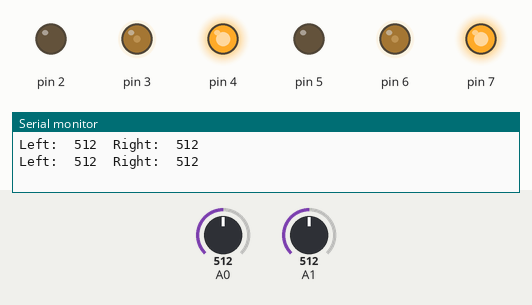
Simulated run of this sketch. Board: Arduino Uno, built with avr-gcc and run on an emulated ATmega328P. On the bench: output pins drawn as LEDs (lit = HIGH), the last lines printed to the serial monitor. Inputs (shaded band) come from the test bench; at power-on: A0 = 512, A1 = 512.

Above: at 1.8 s.
1.9 s: A0 set to 418
3.4 s: A0 set to 393
At 4.4 s:
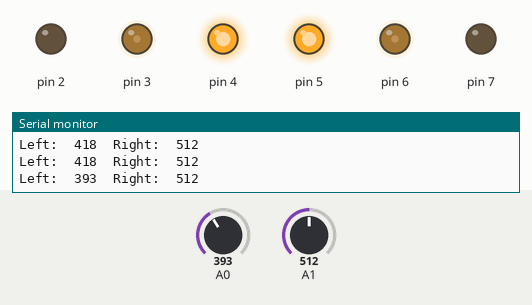
5.5 s: A0 set to 410
At 7.2 s:
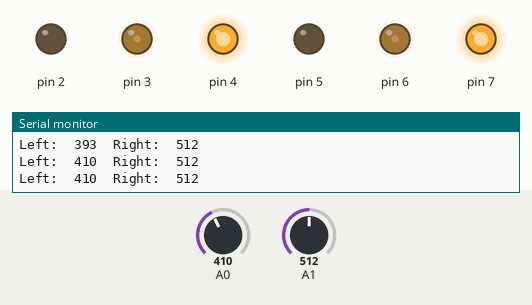
7.5 s: A1 set to 419
9.2 s: A1 set to 382
At 10.3 s:
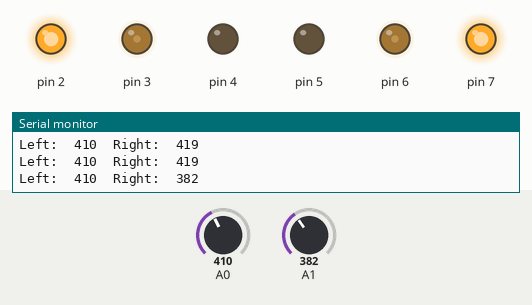
11.5 s: A1 set to 410
At 13.1 s:
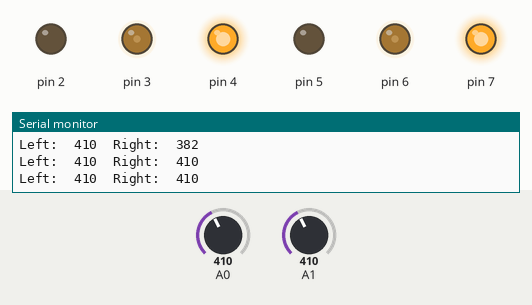
Timing chart, 0 to 14.5 s (numbered marks = the images above; inputs shaded):
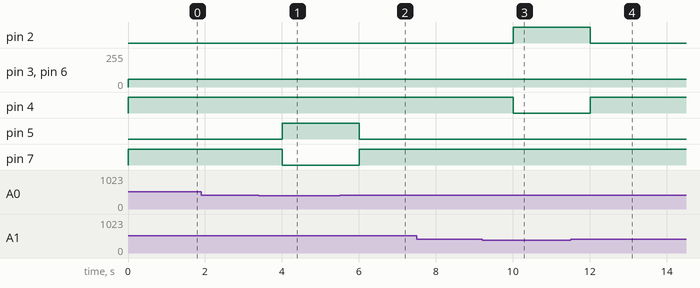

The sketch:

line_light_follower.ino
```cpp
// C++ code
//
int sensor_left,sensor_right;
void setup()
{
  for(int i=2;i<=7;i++){
    pinMode(i,OUTPUT);
  }
  Serial.begin(9600);
}

void loop(){
  sensor_left = analogRead(A0);
  sensor_right = analogRead(A1);
  Serial.println();
  Serial.print("Left:\t");
  Serial.print(sensor_left);
  Serial.print("\tRight:\t");
  Serial.print(sensor_right);
  if(sensor_left>=0 && sensor_left<=400){
    left();
    //Serial.print("Left");
  }
  else if(sensor_right>=0 && sensor_right<=400){
      right();
      //Serial.print("Right");
    }
    else{
      front();
      //Serial.print("Front");
    }
  delay(1000);
}

void front(){
  digitalWrite(2,LOW);
  digitalWrite(4,HIGH);
  analogWrite(3,60);
  digitalWrite(5,LOW);
  digitalWrite(7,HIGH);
  analogWrite(6,60);
}
void left(){
  digitalWrite(2,LOW);
  digitalWrite(4,HIGH);
  analogWrite(3,60);
  digitalWrite(5,HIGH);
  digitalWrite(7,LOW);
  analogWrite(6,60);
}
void right(){
  digitalWrite(2,HIGH);
  digitalWrite(4,LOW);
  analogWrite(3,60);
  digitalWrite(5,LOW);
  digitalWrite(7,HIGH);
  analogWrite(6,60);
}
```

Measured:
- the behaviour switches between 401 and 400 on A0 (found by bisection; images 0 and 1)
- the behaviour switches between 401 and 400 on A1 (found by bisection; images 2 and 3)
- after the input at 3.4 s, pin 5: LOW → HIGH after 0.60 s; pin 7: HIGH → LOW after 0.60 s
- after the input at 5.5 s, pin 5: HIGH → LOW after 0.51 s; pin 7: LOW → HIGH after 0.51 s
- after the input at 9.2 s, pin 2: LOW → HIGH after 0.81 s; pin 4: HIGH → LOW after 0.81 s
- after the input at 11.5 s, pin 2: HIGH → LOW after 0.51 s; pin 4: LOW → HIGH after 0.51 s
